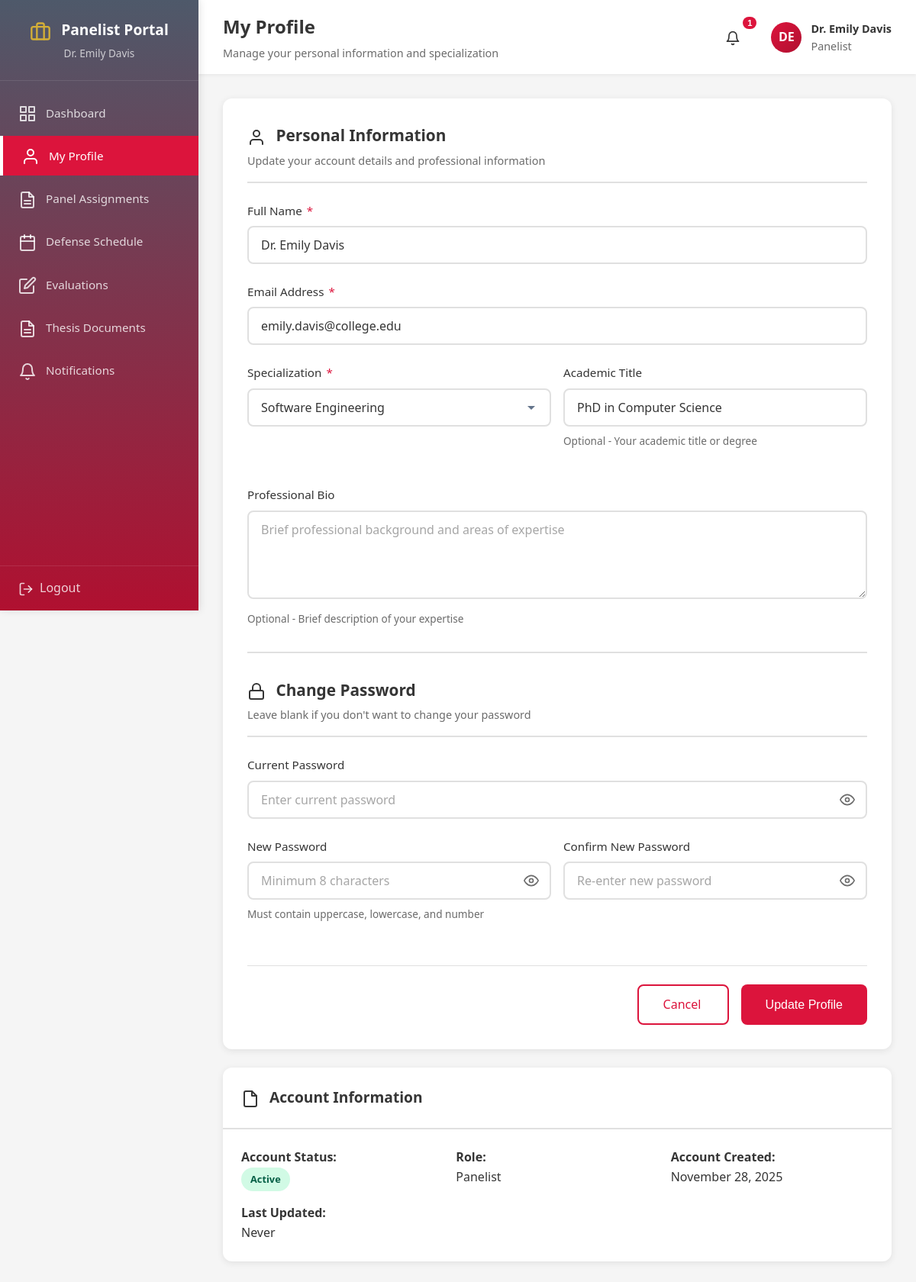
/panelist/profile.php (signed in), run on the app's committed database.
### tables this page shows
CREATE TABLE `panelist_details` (
  `user_id` int(11) NOT NULL,
  `specialization` varchar(100) NOT NULL,
  `title` varchar(100) DEFAULT NULL,
  `bio` text DEFAULT NULL
);

CREATE TABLE `users` (
  `user_id` int(11) NOT NULL,
  `name` varchar(255) NOT NULL,
  `email` varchar(255) NOT NULL,
  `password_hash` varchar(255) NOT NULL,
  `role` enum('admin','student','panelist') NOT NULL,
  `status` enum('active','inactive') DEFAULT 'active',
  `created_at` datetime NOT NULL DEFAULT current_timestamp(),
  `updated_at` datetime DEFAULT NULL ON UPDATE current_timestamp()
);

### panelist/profile.php (the view, shortened to what this page needs)
<?php
require_once '../db_connect.php';
try {
    $user_stmt = $pdo->prepare("
        SELECT u.*, pd.specialization, pd.title, pd.bio
        FROM users u
        LEFT JOIN panelist_details pd ON u.user_id = pd.user_id
        WHERE u.user_id = ?
    ");
    $user_stmt->execute([$_SESSION['user_id']]);
    $panelist = $user_stmt->fetch();
} catch (PDOException $e) {
    error_log("Profile Load Error: " . $e->getMessage());
    die("Error loading profile information.");
}
$specializations = [
    'Software Engineering', 'Data Science', 'Artificial Intelligence', 'Machine Learning',
    'Web Development', 'Mobile Development', 'Cybersecurity', 'Game Development',
    'Database Management', 'Network Administration', 'Cloud Computing', 'IoT',
    'Computer Vision', 'Natural Language Processing', 'Blockchain', 'DevOps'
];
?>
<!DOCTYPE html>
<html lang="en">
<head>
    <link rel="stylesheet" href="../assets/css/style.css">
    <link rel="stylesheet" href="../assets/css/dashboard.css">
    <link rel="stylesheet" href="../assets/css/forms.css">
    <link rel="stylesheet" href="../assets/css/icons.css">
</head>
<body>
    <div class="dashboard-wrapper">
        <?php include 'includes/sidebar.php'; ?>
        <div class="main-content">
            <?php include 'includes/topbar.php'; ?>
            <div class="dashboard-content">
                <div class="form-card">
                    <div class="form-card-header">
                        <h3>
                            <svg width="24" height="24" viewBox="0 0 24 24" fill="none" stroke="currentColor" stroke-width="2" stroke-linecap="round" stroke-linejoin="round" style="vertical-align: middle; margin-right: 0.5rem;">
                                <path d="M20 21v-2a4 4 0 0 0-4-4H8a4 4 0 0 0-4 4v2"/>
                                <circle cx="12" cy="7" r="4"/>
                            </svg>
                            Personal Information
                        </h3>
                        <p>Update your account details and professional information</p>
                    </div>
                    <form method="POST" action="profile.php" id="profileForm">
                        <div class="form-group">
                            <label for="name">Full Name <span class="required">*</span></label>
                            <input
                                type="text"
                                id="name"
                                name="name"
                                value="<?php echo htmlspecialchars($panelist['name']); ?>"
                                required
                                minlength="3"
                            >
                        </div>
                        <div class="form-group">
                            <label for="email">Email Address <span class="required">*</span></label>
                            <input
                                type="email"
                                id="email"
                                name="email"
                                value="<?php echo htmlspecialchars($panelist['email']); ?>"
                                required
                            >
                        </div>
                        <div class="form-row">
                            <div class="form-group">
                                <label for="specialization">Specialization <span class="required">*</span></label>
                                <select id="specialization" name="specialization" required>
                                    <?php foreach ($specializations as $s): ?>
                                        <option value="<?php echo $s; ?>" <?php echo $panelist['specialization'] === $s ? 'selected' : ''; ?>>
                                            <?php echo $s; ?>
                                        </option>
                                    <?php endforeach; ?>
                                </select>
                            </div>
                            <div class="form-group">
                                <label for="title">Academic Title</label>
                                <input
                                    type="text"
                                    id="title"
                                    name="title"
                                    value="<?php echo htmlspecialchars($panelist['title'] ?? ''); ?>"
                                    placeholder="e.g., PhD in Computer Science, Professor"
                                >
                                <small class="form-help">Optional - Your academic title or degree</small>
                            </div>
                        </div>
                        <div class="form-group">
                            <label for="bio">Professional Bio</label>
                            <textarea
                                id="bio"
                                name="bio"
                                rows="4"
                                placeholder="Brief professional background and areas of expertise"
                            ><?php echo htmlspecialchars($panelist['bio'] ?? ''); ?></textarea>
                            <small class="form-help">Optional - Brief description of your expertise</small>
                        </div>
                        <hr style="margin: 2rem 0; border: none; border-top: 2px solid var(--border-color);">
                        <div class="form-card-header" style="margin-top: 2rem;">
                            <h3>
                                <svg width="24" height="24" viewBox="0 0 24 24" fill="none" stroke="currentColor" stroke-width="2" stroke-linecap="round" stroke-linejoin="round" style="vertical-align: middle; margin-right: 0.5rem;">
                                    <rect x="3" y="11" width="18" height="11" rx="2" ry="2"/>
                                    <path d="M7 11V7a5 5 0 0 1 10 0v4"/>
                                </svg>
                                Change Password
                            </h3>
                            <p>Leave blank if you don't want to change your password</p>
                        </div>
                        <div class="form-group">
                            <label for="current_password">Current Password</label>
                            <div class="password-wrapper">
                                <input
                                    type="password"
                                    id="current_password"
                                    name="current_password"
                                    placeholder="Enter current password"
                                >
                                <button type="button" class="toggle-password" onclick="togglePasswordVisibility('current_password')">
                                    <svg viewBox="0 0 24 24" fill="none" stroke="currentColor" stroke-width="2" stroke-linecap="round" stroke-linejoin="round">
                                        <path d="M1 12s4-8 11-8 11 8 11 8-4 8-11 8-11-8-11-8z"/>
                                        <circle cx="12" cy="12" r="3"/>
                                    </svg>
                                </button>
                            </div>
                        </div>
                        <div class="form-row">
                            <div class="form-group">
                                <label for="new_password">New Password</label>
                                <div class="password-wrapper">
                                    <input
                                        type="password"
                                        id="new_password"
                                        name="new_password"
                                        placeholder="Minimum 8 characters"
                                        minlength="8"
                                    >
                                    <button type="button" class="toggle-password" onclick="togglePasswordVisibility('new_password')">
                                        <svg viewBox="0 0 24 24" fill="none" stroke="currentColor" stroke-width="2" stroke-linecap="round" stroke-linejoin="round">
                                            <path d="M1 12s4-8 11-8 11 8 11 8-4 8-11 8-11-8-11-8z"/>
                                            <circle cx="12" cy="12" r="3"/>
                                        </svg>
                                    </button>
                                </div>
                                <small class="form-help">Must contain uppercase, lowercase, and number</small>
                            </div>
                            <div class="form-group">
                                <label for="confirm_password">Confirm New Password</label>
                                <div class="password-wrapper">
                                    <input
                                        type="password"
                                        id="confirm_password"
                                        name="confirm_password"
                                        placeholder="Re-enter new password"
                                        minlength="8"
                                    >
                                    <button type="button" class="toggle-password" onclick="togglePasswordVisibility('confirm_password')">
                                        <svg viewBox="0 0 24 24" fill="none" stroke="currentColor" stroke-width="2" stroke-linecap="round" stroke-linejoin="round">
                                            <path d="M1 12s4-8 11-8 11 8 11 8-4 8-11 8-11-8-11-8z"/>
                                            <circle cx="12" cy="12" r="3"/>
                                        </svg>
                                    </button>
                                </div>
                            </div>
                        </div>
                        <div class="form-actions">
                            <a href="dashboard.php" class="btn btn-secondary">Cancel</a>
                            <button type="submit" class="btn btn-primary" id="updateBtn">
                                Update Profile
                            </button>
                        </div>
                    </form>
                </div>
                <div class="content-card" style="margin-top: 1.5rem;">
                    <div class="card-header">
                        <h3>
                            <svg width="24" height="24" viewBox="0 0 24 24" fill="none" stroke="currentColor" stroke-width="2" stroke-linecap="round" stroke-linejoin="round" style="vertical-align: middle; margin-right: 0.5rem;">
                                <path d="M14 2H6a2 2 0 0 0-2 2v16a2 2 0 0 0 2 2h12a2 2 0 0 0 2-2V8z"/>
                                <polyline points="14 2 14 8 20 8"/>
                            </svg>
                            Account Information
                        </h3>
                    </div>
                    <div class="card-body">
                        <div style="display: grid; grid-template-columns: repeat(auto-fit, minmax(250px, 1fr)); gap: 1rem;">
                            <div>
                                <strong>Account Status:</strong>
                                <p>
                                    <span class="badge badge-<?php echo $panelist['status'] === 'active' ? 'success' : 'danger'; ?>">
                                        <?php echo ucfirst($panelist['status']); ?>
                                    </span>
                                </p>
                            </div>
                            <div>
                                <strong>Role:</strong>
                                <p><?php echo ucfirst($panelist['role']); ?></p>
                            </div>
                            <div>
                                <strong>Account Created:</strong>
                                <p><?php echo date('F d, Y', strtotime($panelist['created_at'])); ?></p>
                            </div>
                            <div>
                                <strong>Last Updated:</strong>
                                <p><?php echo $panelist['updated_at'] ? date('F d, Y', strtotime($panelist['updated_at'])) : 'Never'; ?></p>
                            </div>
                        </div>
                    </div>
                </div>
            </div>
        </div>
    </div>
</body>
</html>

### data on the page
panelist_details: name "Dr. Emily Davis", email "emily.davis@college.edu", specialization "Software Engineering", title "PhD in Computer Science", user_id.status "Active", user_id.role "Panelist", user_id.created_at "November 28, 2025"

### other printed values
$_SESSION['name'] "Dr. Emily Davis"
$page_title "My Profile"
$page_subtitle "Manage your personal information and specialization"
$unread_count "1"
$initials "DE"
